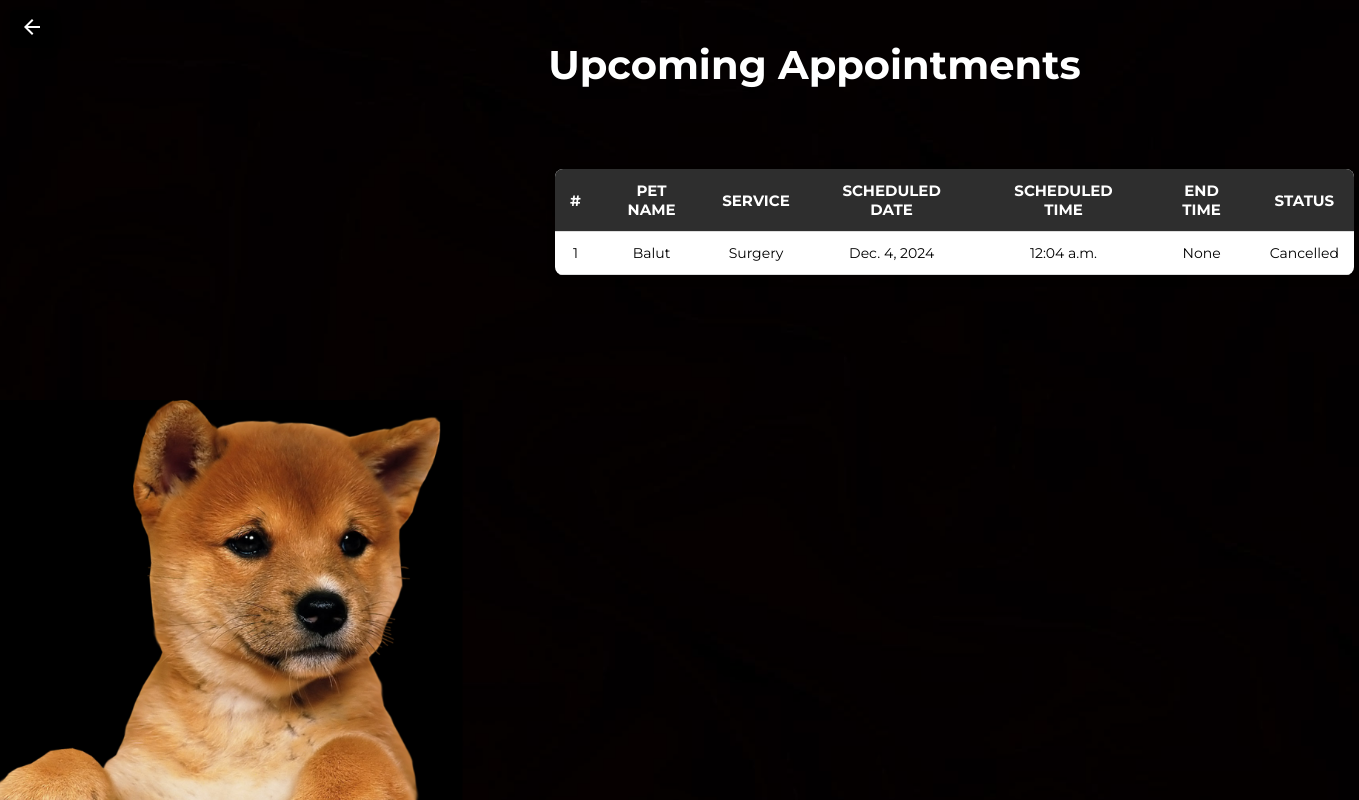
Before: /upcoming-appointments/ (signed in) with the older database file.
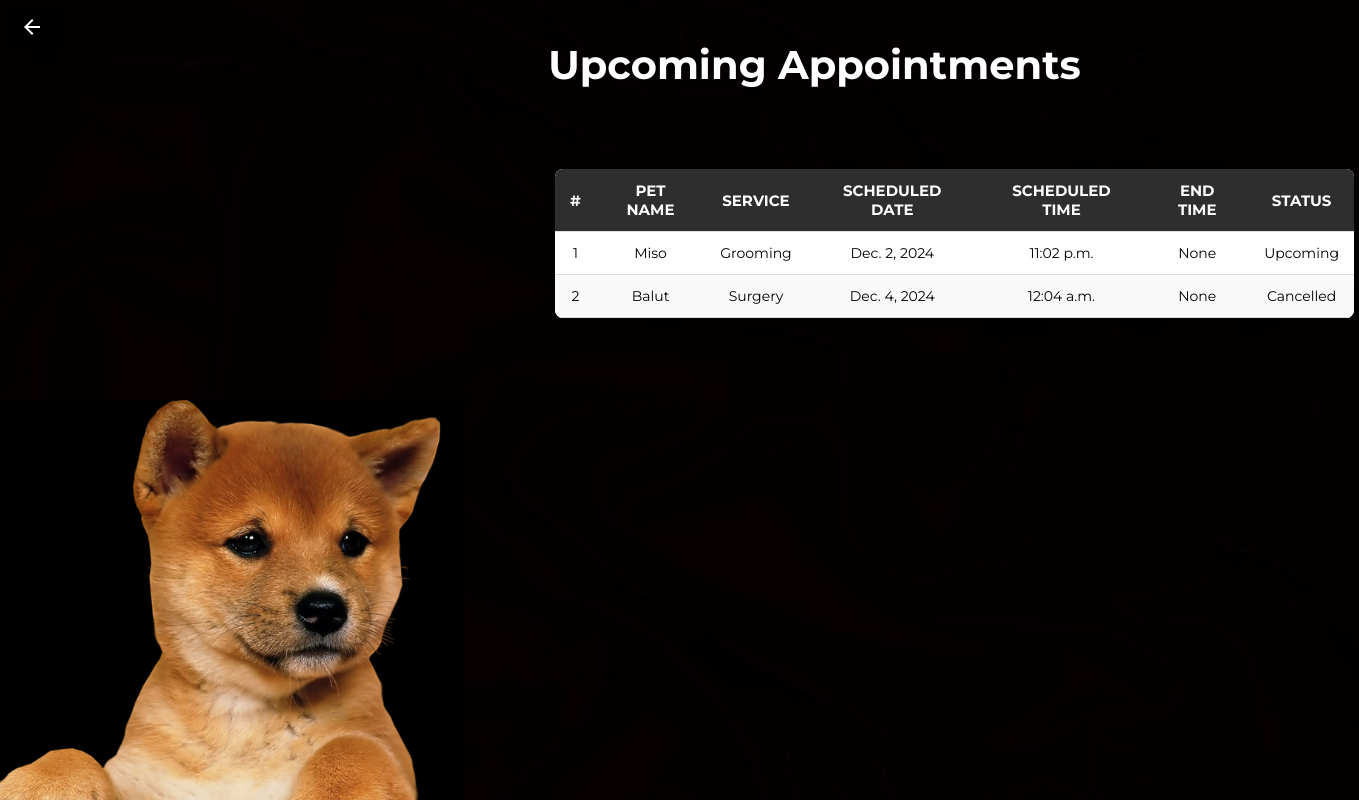
After: the same page with the newer database file.
### app/models.py (models this page shows, shortened)
class ScheduledServices(models.Model):
    user = models.ForeignKey(User, on_delete=models.CASCADE, related_name="scheduled_services")
    pet_name = models.CharField(max_length=30, null=True, blank=True)
    service = models.CharField(max_length=100, null=True, blank=True)
    scheduled_date = models.DateField(null=True, blank=True)
    scheduled_time = models.TimeField(null=True, blank=True)
    end_time = models.TimeField(null=True, blank=True)
    status = models.BooleanField(default=False, null=True)
    cancelled = models.BooleanField(default=False)
    finished = models.BooleanField(default=False)

### app/views.py (the view)
# urls.py: path('upcoming-appointments/', views.admin_upcoming_appointments_view, name='upcoming-appointments'),
@login_required
def admin_upcoming_appointments_view(request):
    if request.user.is_authenticated:
        appointments = ScheduledServices.objects.filter(status=True, finished=False)
    else:
        appointments = []
    return render(request, 'admin-upcoming-appointments.html', {'appointments': appointments})

### app/templates/admin-upcoming-appointments.html (shortened to what this page needs)
{% load static %}
<!DOCTYPE html>
<html lang="en">
<head>
    <link rel="stylesheet" href="{% static 'css/adminapo.css' %}">
</head>
<body>
    <div class="admin-apo-page">
        <a href="{% url 'admin-home' %}" class="home-btn">
            <button class="home-btn-button">
                <svg xmlns="http://www.w3.org/2000/svg" height="24px" viewBox="0 -960 960 960" width="24px" fill="#FFFFFF">
                    <path d="m313-440 224 224-57 56-320-320 320-320 57 56-224 224h487v80H313Z"/>
                </svg>
            </button>
        </a>
        <div class="admin-upcoming-apo-main-text">
            <p>Upcoming Appointments</p>
        </div>
        <div class="admin-apo-content">
            {% if appointments %}
                <div class="admin-apo-table-container">
                    <table class="admin-apo-table">
                        <thead>
                            <tr>
                                <th>#</th>
                                <th>Pet Name</th>
                                <th>Service</th>
                                <th>Scheduled Date</th>
                                <th>Scheduled Time</th>
                                <th>End Time</th>
                                <th>Status</th>
                            </tr>
                        </thead>
                        <tbody>
                            {% for appointment in appointments %}
                                <tr>
                                    <td>{{ forloop.counter }}</td>
                                    <td>{{ appointment.pet_name }}</td>
                                    <td>{{ appointment.service }}</td>
                                    <td>{{ appointment.scheduled_date }}</td>
                                    <td>{{ appointment.scheduled_time }}</td>
                                    <td>{{ appointment.end_time }}</td>
                                    <td>
                                        {% if appointment.cancelled %}
                                            Cancelled
                                        {% else %}
                                            Upcoming
                                        {% endif %}
                                    </td>
                                </tr>
                            {% endfor %}
                        </tbody>
                    </table>
                </div>
            {% else %}
                <div class="admin-apo-no-appointments">
                    <h2>No Upcoming Services</h2>
                    <p>There are currently no upcoming appointments.</p>
                </div>
            {% endif %}
        </div>
    </div>
</body>
</html>

Changed rows visible on the page:
now on this page (row edited): ScheduledServices: pet_name "Miso", service "Grooming", scheduled_date "Dec. 2, 2024", scheduled_time "11:02 p.m.", end_time "None", cancelled "Upcoming"
